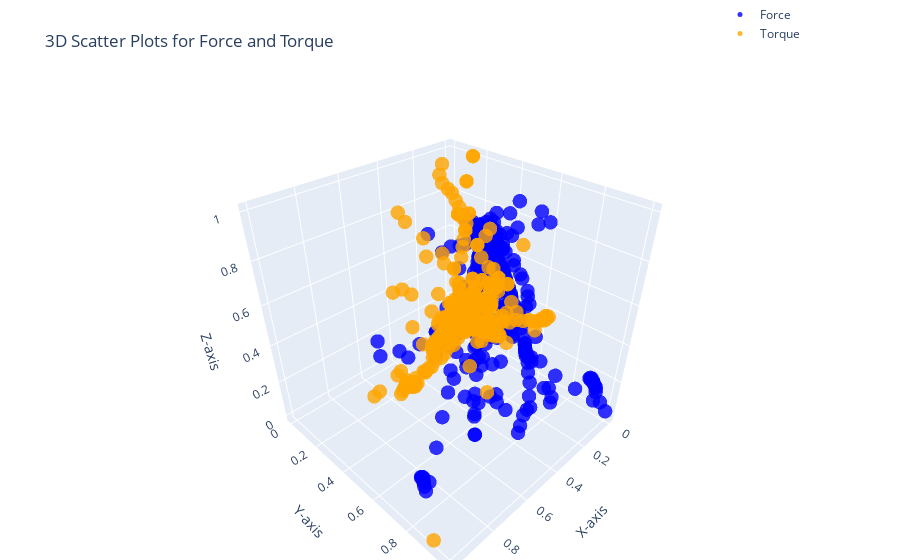

Notebook code for this chart:
### Code cell
import plotly.graph_objects as go

# 3D scatter plot for Force (Fx, Fy, Fz)
force_plot = go.Scatter3d(
    x=cleaned_df['Fx'],
    y=cleaned_df['Fy'],
    z=cleaned_df['Fz'],
    mode='markers',
    marker=dict(size=5, color='blue', opacity=0.8),
    name='Force'
)

# 3D scatter plot for Torque (Tx, Ty, Tz)
torque_plot = go.Scatter3d(
    x=cleaned_df['Tx'],
    y=cleaned_df['Ty'],
    z=cleaned_df['Tz'],
    mode='markers',
    marker=dict(size=5, color='orange', opacity=0.8),
    name='Torque'
)

# Create subplots
fig = go.Figure()

# Add Force plot
fig.add_trace(force_plot)
fig.add_trace(torque_plot)

# Layout settings
fig.update_layout(
    title='3D Scatter Plots for Force and Torque',
    scene=dict(
        xaxis_title='X-axis',
        yaxis_title='Y-axis',
        zaxis_title='Z-axis'
    ),
    legend=dict(x=0.8, y=1.2),
    margin=dict(l=0, r=0, b=0, t=40)
)

fig.show()

### Figure 1 — Plotly figure (JSON) as saved in the notebook; plotly's stock layout.template omitted (floating-point values rounded to 4 significant figures; data arrays with more than 128 entries replaced by an {"elided": "..."} marker saying what was removed)
{"data": [{"marker": {"color": "blue", "opacity": 0.8, "size": 5}, "mode": "markers", "name": "Force", "type": "scatter3d", "x": {"elided": "1320 float values"}, "y": {"elided": "1320 float values"}, "z": {"elided": "1320 float values"}}, {"marker": {"color": "orange", "opacity": 0.8, "size": 5}, "mode": "markers", "name": "Torque", "type": "scatter3d", "x": {"elided": "1320 float values"}, "y": {"elided": "1320 float values"}, "z": {"elided": "1320 float values"}}], "layout": {"legend": {"x": 0.8, "y": 1.2}, "margin": {"b": 0, "l": 0, "r": 0, "t": 40}, "scene": {"xaxis": {"title": {"text": "X-axis"}}, "yaxis": {"title": {"text": "Y-axis"}}, "zaxis": {"title": {"text": "Z-axis"}}}, "title": {"text": "3D Scatter Plots for Force and Torque"}}}
